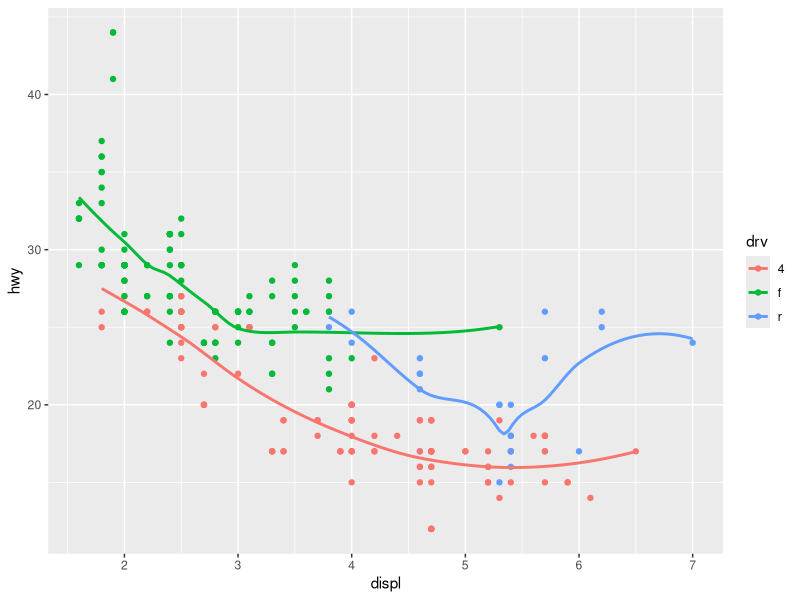
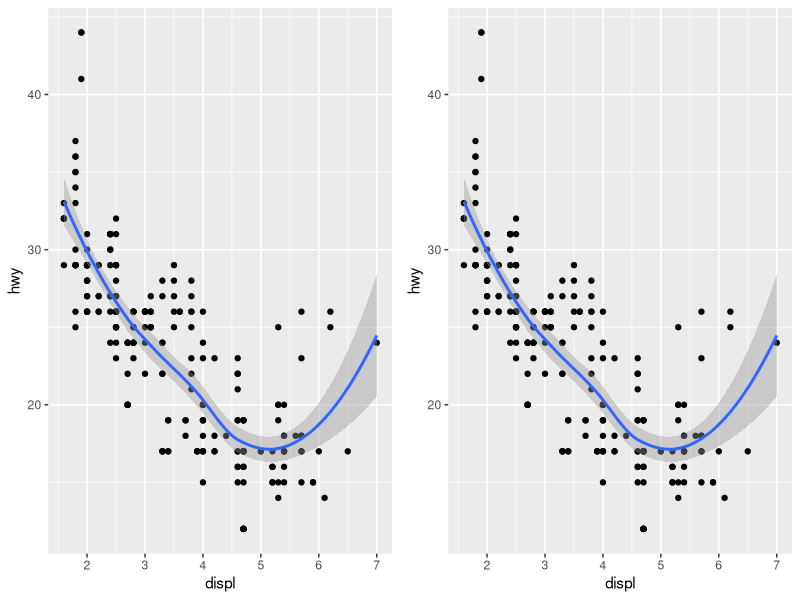
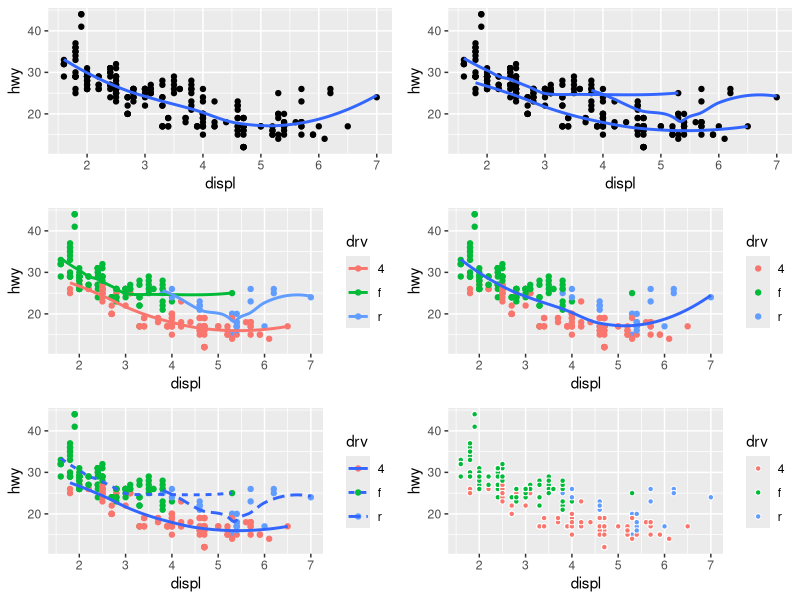

The R source for these figures, in order:
## ---- chunk 1
library(tidyverse)
library(ggplot2)
library(dplyr)
## ---- chunk 2
ggplot(data=mpg, mapping=aes(x=displ, y=hwy, color=drv)) + 
	geom_point() + 
	geom_smooth(se=FALSE)
## ---- chunk 3
#install.packages("gridExtra")
library(gridExtra)
a <- ggplot(data=mpg, mapping=aes(x=displ, y=hwy)) + 
  geom_point() + 
  geom_smooth()

b <- ggplot() + 
  geom_point(data=mpg, mapping=aes(x=displ, y=hwy)) + 
  geom_smooth(data=mpg, mapping=aes(x=displ, y=hwy))

grid.arrange(a, b, nrow = 1)
## ---- chunk 4
library(gridExtra)

a <-  ggplot(data=mpg, aes(x=displ, y=hwy)) + 
  geom_point() + 
  geom_smooth(se=FALSE)

b <-  ggplot(data=mpg) + 
  geom_point(aes(x=displ, y=hwy)) + 
  geom_smooth(aes(x=displ, y=hwy, group=drv), se=FALSE)

c <- ggplot(data=mpg) + 
  geom_point(aes(x=displ, y=hwy, color=drv)) + 
  geom_smooth(aes(x=displ, y=hwy, color=drv), se=FALSE)

d <- ggplot(data=mpg) + 
  geom_point(aes(x=displ, y=hwy, color=drv)) + 
  geom_smooth(aes(x=displ, y=hwy), se=FALSE)

e <- ggplot(data=mpg) + 
  geom_point(aes(x=displ, y=hwy, color=drv)) + 
  geom_smooth(aes(x=displ, y=hwy, linetype=drv), se=FALSE)

f <- ggplot(data=mpg) + 
  geom_point(aes(x=displ, y=hwy, color=drv, fill=drv), color="white", pch=21)

grid.arrange(a, b, c, d, e, f, nrow = 3)
